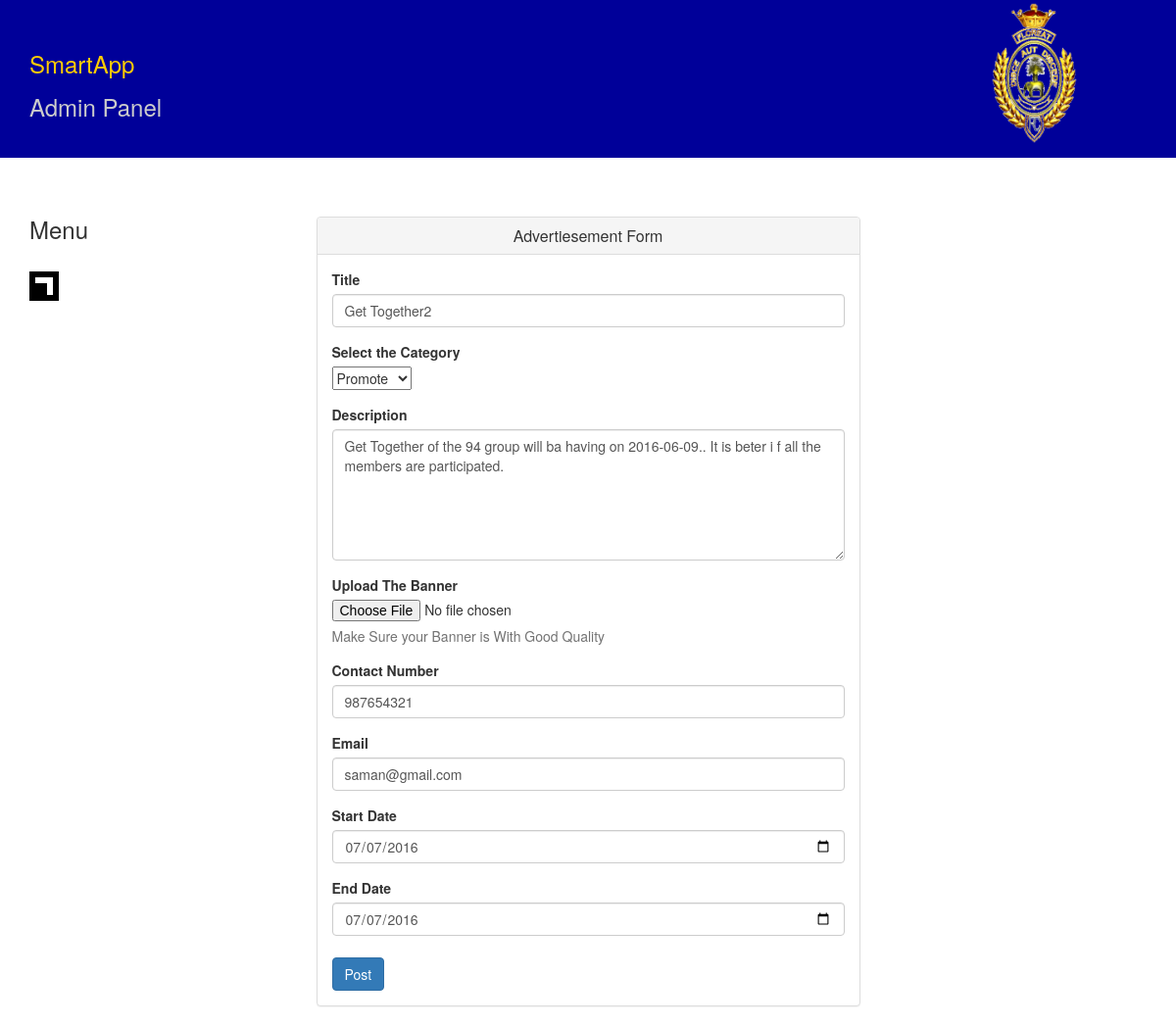
The page /editAdvertiesement.php?Edit_id=1 on the database as committed earlier.
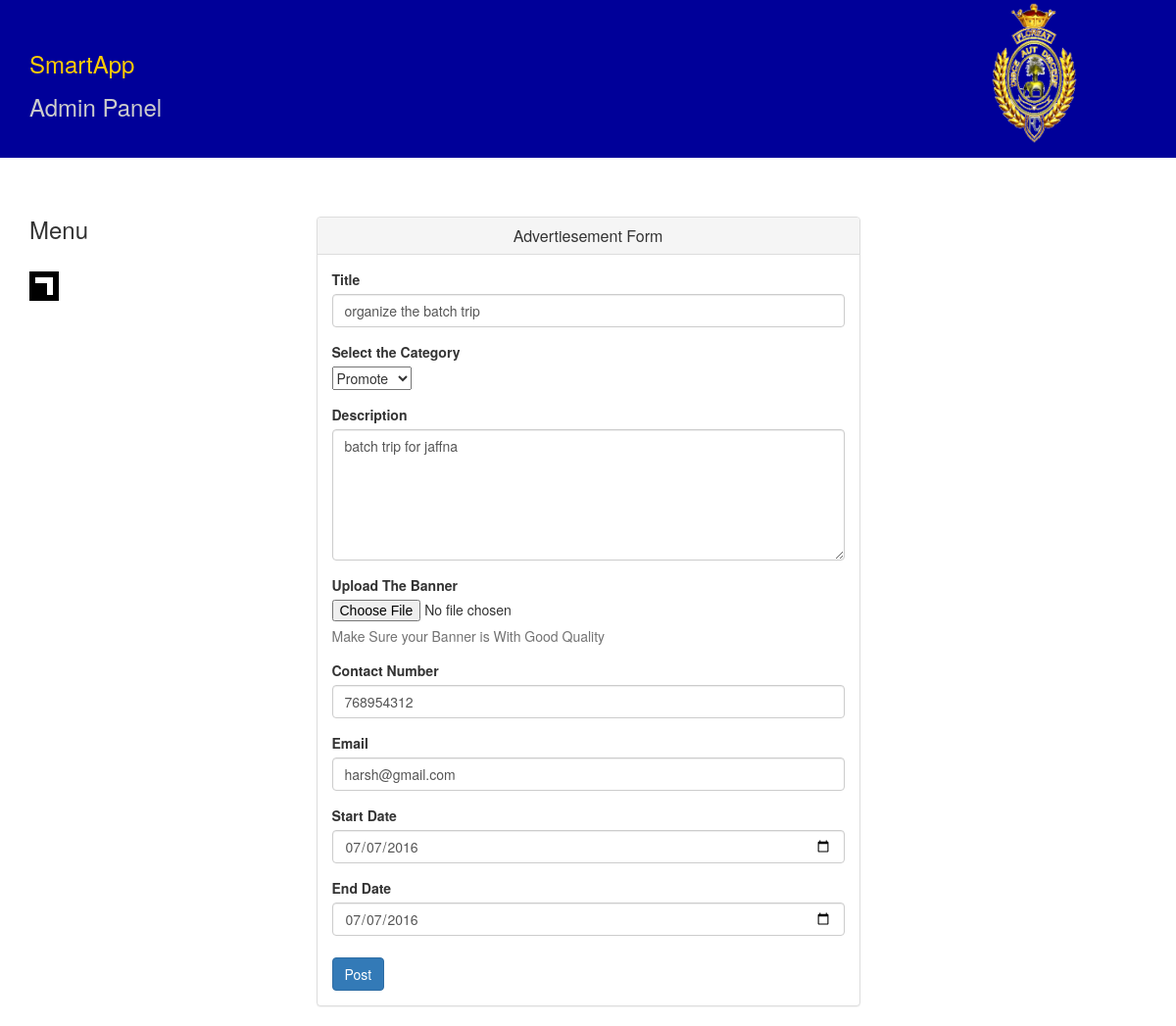
The same page on the database as committed later.
### tables this page shows
CREATE TABLE IF NOT EXISTS `postadvertiesement` (
  `IDAdd` int(11) NOT NULL AUTO_INCREMENT,
  `Type` varchar(20) NOT NULL,
  `Title` varchar(40) NOT NULL,
  `Image` varchar(100) NOT NULL,
  `Description` varchar(150) NOT NULL,
  `ContactNo` int(11) NOT NULL,
  `Email` varchar(30) NOT NULL,
  `StartDate` varchar(15) NOT NULL,
  `EndDate` varchar(15) NOT NULL,
  `CDate` varchar(40) NOT NULL,
  PRIMARY KEY (`IDAdd`)
);

### editAdvertiesement.php (the view, shortened to what this page needs)
<!DOCTYPE html PUBLIC "-//W3C//DTD XHTML 1.0 Transitional//EN" "http://www.w3.org/TR/xhtml1/DTD/xhtml1-transitional.dtd">
<html xmlns="http://www.w3.org/1999/xhtml">
  <head>
    <link rel="stylesheet" href="css/style.css">
    <link rel="stylesheet" href="css/bootstrap.min.css">
    <link type="text/css" rel="stylesheet" href="sideviewmenu.css" />
  </head>
  <body background="img/body.jpg">
    <div class="container-fluid" id="maincontainer">
      <div class="col-md-4 box1">
        <p class="smartappheading">SmartApp</p>
        <p>Admin Panel</p>
      </div>
      <div class="col-md-2">
        <img src="img/oie_trans.gif" width="100" height="150" />
      </div>
    </div>
    <body background="images/body.jpg">
      <?php
        if($_GET['Edit_id'])
        {
        $id = $_GET['Edit_id'];
        }
        include('includes/db.php');
        $query = "select * from postadvertiesement where IDAdd='".$id."'";
        $result=mysqli_query($mysqli,$query);
        while($row=mysqli_fetch_array($result)){
        ?>
      <div class="container">
        <div class="row">
          <div class="col-md-3">
            <ul class="nav nav-pills nav-stacked">
              <br><br>
              <h3>Menu </h3>
              <br/>
              <div class="toggler" onClick="sideviewmenu.toggle()"></div>
            </ul>
          </div>
          <div class="col-md-6">
            <div class="panel panel-default">
              <div class="panel-heading">
                <h4 class="panel-title" align="center">Advertiesement Form</h4>
              </div>
              <div class="panel-body">
                <form name="form1"  method="POST" action="editAdd_form.php" onSubmit="return validateform();" enctype="multipart/form-data">
                  <div class="form-group">
                    <label for="fnam">Title</label>
                    <input type="text" class="form-control" name="title" value="<?php echo $row['Title'] ?>">
                  </div>
                  <div class = "form-group">
                    <label for="list">Select the Category</label>
                    <div>
                      <select name="type">
                        <option value="Promote">Promote</option>
                      </select>
                    </div>
                  </div>
                  <div class="form-group">
                    <label for="addr">Description</label>
                    <textarea class="form-control" name="dis" rows="6"><?php echo $row['Description'] ?></textarea>
                  </div>
                  <div class="form-group">
                    <label for="ima">Upload The Banner</label>
                    <input type="file" name="input"/>
                    <p class="help-block">Make Sure your Banner is With Good Quality</p>
                  </div>
                  <div class="form-group">
                    <label for="fnam">Contact Number</label>
                    <input type="text" class="form-control" name="contact" value="<?php echo $row['ContactNo'] ?>">
                  </div>
                  <div class="form-group">
                    <label for="fnam">Email</label>
                    <input type="text" class="form-control" name="email" value="<?php echo $row['Email'] ?>">
                  </div>
                  <div class="form-group">
                    <label for="fnam">Start Date</label>
                    <input type="date" class="form-control" name="sdate" value="<?php echo date('Y-m-d');?>"/>
                  </div>
                  <div class="form-group">
                    <label for="fnam">End Date</label>
                    <input type="date" class="form-control" name="edate" value="<?php echo date('Y-m-d');?>"/>
                  </div>
                  <button type="submit" class="btn btn-primary" name="btn-signup" value="submit">Post</button>
                </form>
                <?php } ?>
              </div>
            </div>
          </div>
          <div class="col-md-3"><br/></div>
        </div>
      </div>
  </body>
</html>

Rows that differ between the two databases and show on the page:
changed postadvertiesement: title "Get Together2" → "organize the batch trip"; dis "Get Together of the 94 group will ba having on 2016-06-09.. It is beter i f all the members are participated." → "batch trip for jaffna"; contact "987654321" → "768954312"; email "saman@gmail.com" → "harsh@gmail.com"
